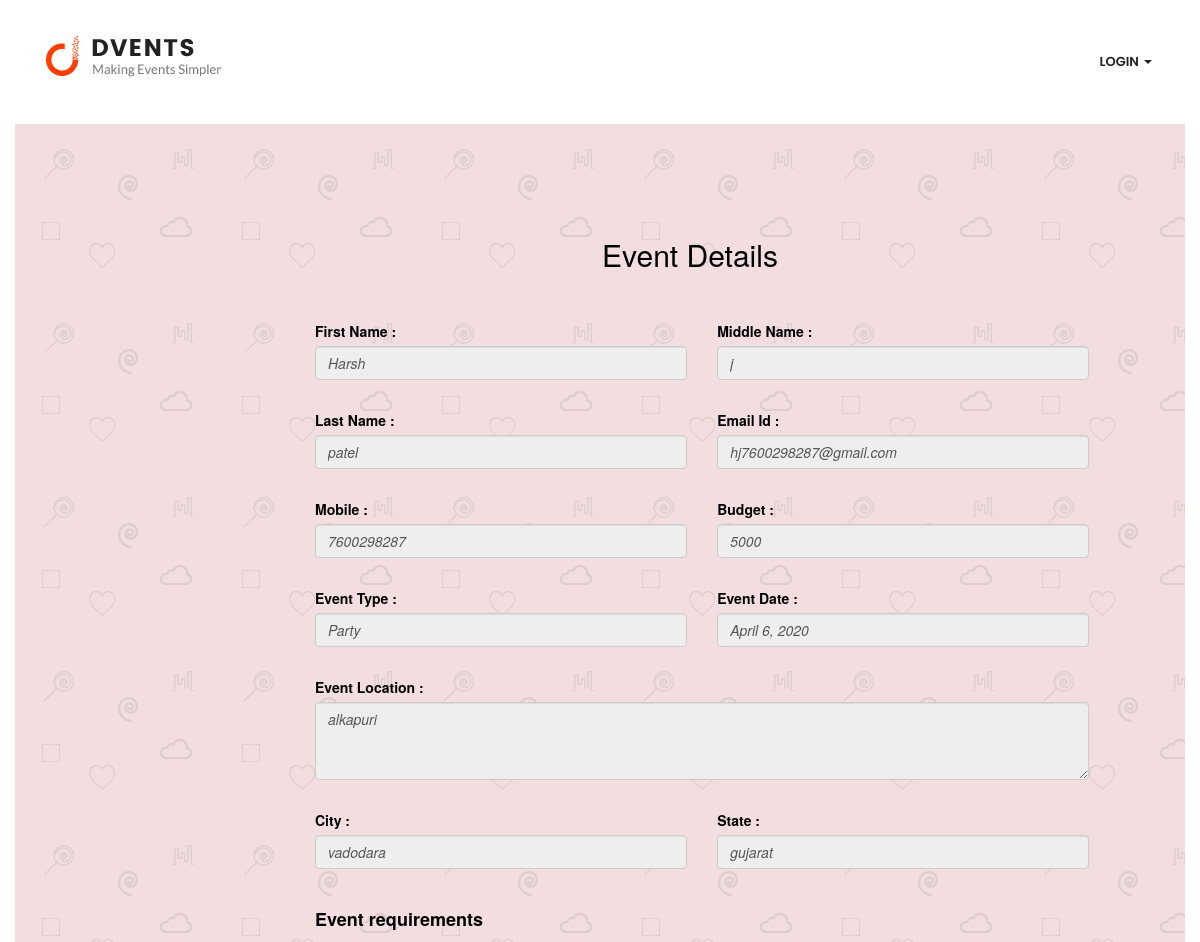
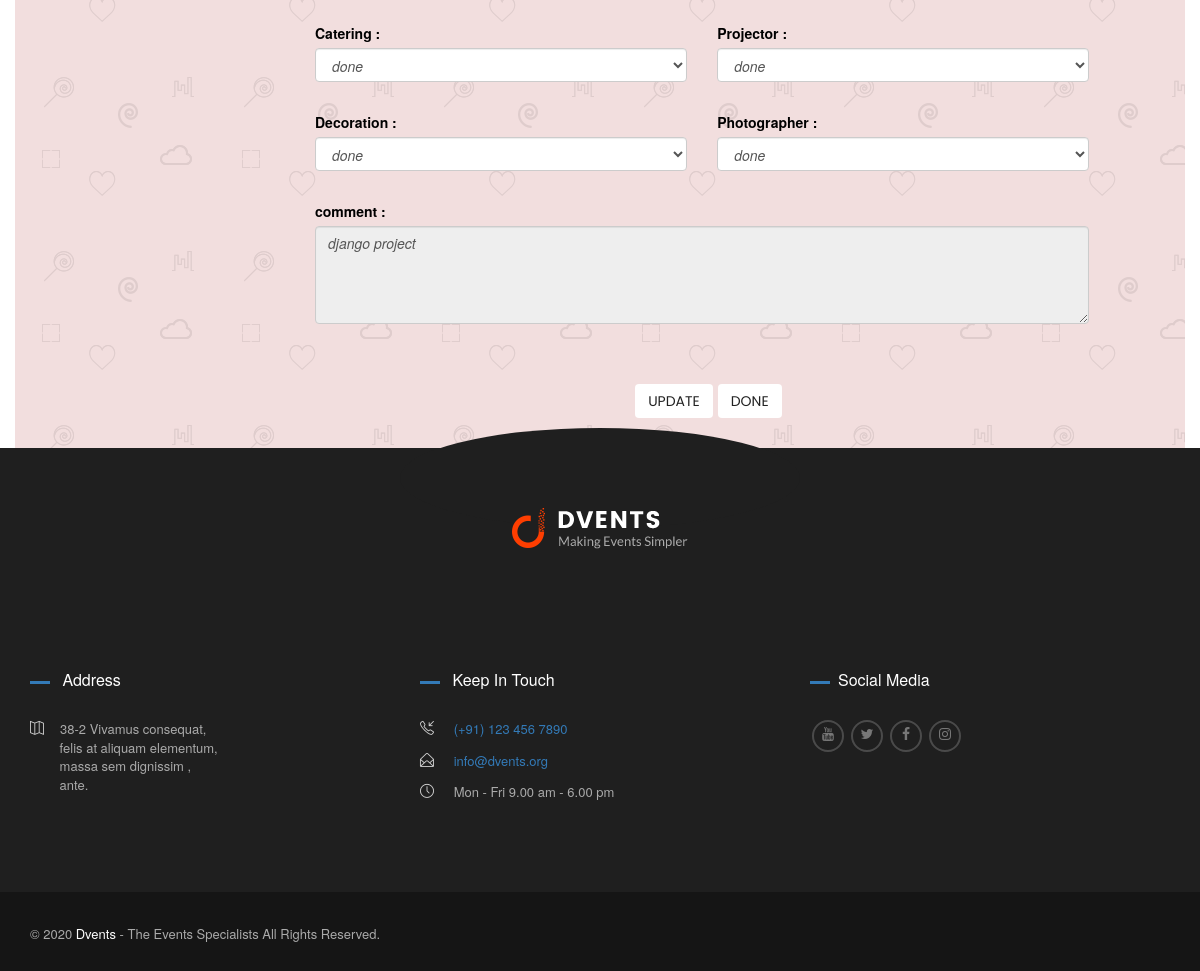
Page /manager-event-view/12 on the committed database (2 pictures, top to bottom).
### events/models.py (models this page shows, shortened)
class EventRegistration(models.Model):
    status = (
    ('not_enroll', 'Not Enroll'),
    ('need_to_work', 'NEED TO WORK'),
    ('in_process', ' IN PROCESS'),
    ('done', 'DONE'),
    )
    Event_Status = (
    ('accepted', 'accepted'),
    ('pending', 'pending'),
    ('reject','reject'),
    ('completed', 'completed'),
    )
    user_id = models.ForeignKey(User, on_delete=models.CASCADE,null=True,related_name='customer')
    manager = models.ForeignKey(User, on_delete=models.CASCADE,null=True,related_name='manager')
    profile_id = models.ForeignKey(Profile,on_delete=models.CASCADE,null=True,related_name='customer_profile')
    manager_profile_id = models.ForeignKey(Profile,on_delete=models.CASCADE,null=True,related_name='manager_profile')
    location = models.CharField(max_length=100,null=True)
    city = models.CharField(max_length=30,null=True)
    state = models.CharField(max_length=30,null=True)
    event_date =  models.DateField(blank=True,null=True)
    budget = models.CharField(max_length=30,null=True)
    event_type = models.CharField(max_length=30,null=True)
    Sound_system = models.CharField(max_length=30,null=True,choices=status)
    Catering = models.CharField(max_length=30,null=True,choices=status)
    Projector = models.CharField(max_length=30,null=True,choices=status)
    Decoration = models.CharField(max_length=30,null=True,choices=status)
    Photographer = models.CharField(max_length=30,null=True,choices=status)
    confirmation = models.CharField(max_length=30,null=True,choices=Event_Status)
    confirmation_date = models.DateField(blank=True,null=True)
    comment = models.CharField(max_length=500,null=True)
    register_date = models.DateField(auto_now=True)
    class Meta:
    	verbose_name_plural = "Event Portal"

### accounts/models.py (models this page shows, shortened)
class Profile(models.Model):
	p_id = models.AutoField(primary_key=True)
	user = models.OneToOneField(User, on_delete=models.CASCADE)
	middle_name = models.CharField(max_length=50, null=True,blank=True)
	mobile = models.CharField(max_length=10, unique=True,null=True,blank=True)
	usertype = models.CharField(blank=True,null=True,max_length=20)

### events/views.py (the view, shortened to what this page needs)
# urls.py: path('manager-event-view/<str:pk>', views.ManagerEventViewForm,name="manager_event_view_form"),
def ManagerEventViewForm(request, pk=None):
	posts = {'events':EventRegistration.objects.filter(id=pk),}
	return render(request, 'events/manager-event-view-form.html',posts)

### template/events/manager-event-view-form.html (shortened to what this page needs)
<!DOCTYPE html>
<html lang="en">
{% load static %}
<head>
<link rel="stylesheet" href="{% static 'events/assets/css/master.css' %}"/>
<link rel="stylesheet" href="https://maxcdn.bootstrapcdn.com/font-awesome/4.7.0/css/font-awesome.min.css">
<link rel="stylesheet" href="https://maxcdn.bootstrapcdn.com/bootstrap/3.3.7/css/bootstrap.min.css">
</head>
  <body>
    <div data-header="sticky" data-header-top="200" data-canvas="container" class="l-theme animated-css">
      <header class="header header-boxed-width header-background-trans header-logo-black header-topbarbox-1-left header-topbarbox-2-right header-navibox-1-left header-navibox-2-right">
        <div class="container container-boxed-width">
          <nav id="nav" class="navbar">
            <div class="container">
              <div class="header-navibox-1">
                <a href="{% url 'home' %}" class="navbar-brand scroll"><img src="{% static 'events/assets/media/general/logo-dark.png' %}" alt="logo" class="scroll-logo hidden-xs"/></a>
              </div>
              {% if user.is_authenticated %}
              <div class="header-navibox-2">
                <ul class="yamm main-menu nav navbar-nav">
                  <li class="dropdown"><a data-toggle="dropdown" class="dropdown-toggle">{{request.user}}<b class="caret"></b></a>
                    <ul role="menu" class="dropdown-menu">
                      <li><a href="{% url 'logout' %}" >Logout</a></li>
                    </ul>
                  </li>
                </ul>
              </div>
              {% else %}
              <div class="header-navibox-2">
                <ul class="yamm main-menu nav navbar-nav">
                  <li class="dropdown"><a  data-toggle="dropdown" class="dropdown-toggle">Login <b class="caret"></b></a>
                  </li>
                </ul>
              </div>
              {% endif %}
            </div>
          </nav>
        </div>
      </header>
      <div class="block-table block-table-md">
        <div class="block-table__cell col-md-12">
          <section data-stellar-background-ratio="0.1" class="section-form-contact section-form-contact_color_white section-texture bg-danger">
            <div class="container">
             <div class="row">
              <h2 class="typography-title" align="middle"><font color="black">Event Details</font></h2>
              <div class="col-md-11 col-md-offset-2 ">
                <br>
                <br>
                {% for post in events %}
                <div class="row">
                  <div class="col-md-9">
                    <form action="{% url 'manager_event_view_form' post.id %}" method="POST" >
                      <div class="row">
                        <div class="col-md-6">
                          <font color="black"><label for="budget">First Name :</label></font>
                          <input type="text" name="fname" value="{{post.user_id.first_name}}" disabled class="form-control"/>
                        </div>
                          <div class="col-md-6">
                            <font color="black"><label for="budget">Middle Name :</label></font>
                          <input type="text" placeholder="fName" value="{{post.profile_id.middle_name}}"disabled class="form-control"/>
                        </div>
                        <div class="col-md-6">
                          <font color="black"><label for="budget">Last Name :</label></font>
                          <input type="text" placeholder="lName" value="{{post.user_id.last_name}}"disabled class="form-control"/>
                        </div>
                        <div class="col-md-6">
                          <font color="black"><label for="budget">Email Id :</label></font>
                          <input type="text" placeholder="Name" value={{post.user_id.email}} disabled class="form-control"/>
                        </div>
                        <div class="col-md-6">
                          <font color="black"><label for="budget">Mobile :</label></font>
                          <input type="text" placeholder="Name" value="{{post.profile_id.mobile}}" disabled class="form-control"/>
                        </div>
                        <div class="col-md-6">
                          <font color="black"><label for="budget">Budget :</label></font>
                          <input type="text" placeholder="Name" value="{{post.budget}}"disabled class="form-control"/>
                        </div>
                        <div class="col-md-6">
                          <font color="black"><label for="budget">Event Type :</label></font>
                          <input type="text" placeholder="Name" value="{{post.event_type}}"disabled class="form-control"/>
                        </div>
                        <div class="col-md-6">
                          <font color="black"><label for="budget">Event Date :</label></font>
                          <input type="text" placeholder="Name" value="{{post.event_date}}"disabled class="form-control"/>
                        </div>
                        <div class="col-md-12">
                          <font color="black"><label for="budget">Event Location :</label></font>
                          <textarea class="form-control" disabled>{{post.location}}</textarea>
                        </div>
                        <div class="col-md-6">
                          <font color="black"><label for="budget">City :</label></font>
                          <input type="text" placeholder="Name" disabled value="{{post.city}}" class="form-control"/>
                        </div>
                        <div class="col-md-6">
                          <font color="black"><label for="budget">State :</label></font>
                          <input type="text"  value="{{post.state}}" disabled class="form-control"/>
                        </div>
                      </div>
                      <font color="black"><label for="budget"><h4><b>Event requirements </b></h4></label></font>
                      <div class="row">
                      <br>
                        {% if post.Catering != 'not_enroll' %}
                        <div class="col-md-6">
                          <font color="black"><label for="Catering">Catering :</label></font>
                       <select class="form-control" name="catering"  id="Catering" required>
                              <option value="{{post.Catering}}">{{post.Catering}}</option>
                            </select>
                        </div>
                        {% endif %}
                        {% if post.Projector != 'not_enroll' %}
                        <div class="col-md-6">
                          <font color="black"><label for="Projector">Projector :</label></font>
                            <select class="form-control" name="projector"  id="Projector" required>
                              <option value="{{post.Projector}}">{{post.Projector}}</option>
                            </select>
                           </div>
                           {% endif %}
                         {% if post.Decoration != 'not_enroll' %}
                        <div class="col-md-6">
                          <font color="black"><label for="Decoration">Decoration :</label></font>
                        <select class="form-control" name="decoration"  id="Decoration" required>
                              <option value="{{post.Decoration}}">{{post.Decoration}}</option>
                            </select>
                        </div>
                        {% endif %}
                         {% if post.Photographer != 'not_enroll' %}
                        <div class="col-md-6">
                          <font color="black"><label for="Photographer">Photographer :</label></font>
                           <select class="form-control" name="photographer"  id="Photographer" required>
                              <option value="{{post.Photographer}}">{{post.Photographer}}</option>
                            </select>
                          </div>
                         {% endif %}
                        <div class="col-md-12">
                          <font color="black"><label for="budget">comment :</label></font>
                          <textarea rows="3" disabled class="form-control" >{{post.comment}}</textarea>
                           </div>
                      </div>
                      <div class="row">
                        <div class=" col-md-offset-5">
                            {% if post.confirmation == 'accepted' %}
                              <button type="submit" name="action" value="update"class="btn">Update</button>
                              <button type="submit" name="action" value="done"class="btn">Done</button>
                            {% else %}
                             <button type="submit" name="action" value="accept"class="btn">Accept</button>
                               <button type="submit"name="action" value="reject" class="btn">Reject</button>
                            {% endif %}
                        </div>
                      </div>
                    </form>
                  </div>
                  </div>
                  {% endfor %}
                </div>
              </div>
          </div>
        </section>
        </div>
      </div>
      <footer class="footer">
        <div class="footer__main">
          <div class="container">
            <div class="row">
              <div class="col-xs-12">
                <div class="text-center"><a href="home.html" class="footer__logo"><img src="{% static 'events/assets/media/general/logo.png' %}" alt="Logo" class="img-responsive"/></a></div>
              </div>
            </div>
            <div class="row">
              <div class="col-md-4">
                <div class="footer-section">
                  <h3 class="footer-section__title ui-title-inner"><i class="ui-decor-2 bg-primary"></i> Address </h3>
                   <div class="footer__contact"><i class="icon icon-map"></i>38-2 Vivamus consequat, <br>&emsp;&emsp; felis at aliquam elementum, <br>&emsp;&emsp; massa sem dignissim , <br>&emsp;&emsp; ante.</div>
                </div>
              </div>
              <div class="col-md-4">
                <section class="footer-section">
                  <h3 class="footer-section__title ui-title-inner"><i class="ui-decor-2 bg-primary"></i> Keep In Touch</h3>
                  <div class="footer__contact"><i class="icon icon-call-in"></i> <a href="tel:+911234567890">(+91) 123 456 7890</div>
                  <div class="footer__contact"><i class="icon icon-envelope-open"></i><a href="mailto:dvents@gmail.com"> info@dvents.org</a></div>
                  <div class="footer__contact"><i class="icon icon-clock"></i> Mon - Fri 9.00 am - 6.00 pm</div>
                </section>
              </div>
              <div class="col-md-4  ">
                <section class="footer-section">
                  <h3 class="footer-section__title ui-title-inner"><i class="ui-decor-2 bg-primary"></i>Social Media</h3>
                  <ul class="social-net list-inline pull-left">
                  <li class="social-net__item"><a href="https://www.youtube.com/" target="_blank"class="social-net__link text-primary_h"><i class="icon fa fa-youtube"></i></a></li>
                  <li class="social-net__item"><a href="https://twitter.com/explore" target="_blank"class="social-net__link text-primary_h"><i class="icon fa fa-twitter"></i></a></li>
                  <li class="social-net__item"><a href="https://www.facebook.com/"target="_blank" class="social-net__link text-primary_h"><i class="icon fa fa-facebook"></i></a></li>
                  <li class="social-net__item"><a href="https://www.instagram.com/" target="_blank"class="social-net__link text-primary_h"><i class="icon fa fa-instagram"></i></a></li>
                </ul>
                </section>
              </div>
            </div>
          </div>
        </div>
        <div class="footer__bottom">
          <div class="container">
            <div class="row">
              <div class="col-xs-12">
                <div class="copyright">© 2020<strong> Dvents</strong> - The Events Specialists All Rights Reserved.</div>
              </div>
            </div>
          </div>
        </div>
      </footer>
    </div>
  </body>
</html>

### rows in the picture
EventRegistration: fname "Harsh", profile_id.middle_name "j", user_id.last_name "patel", user_id.email "hj7600298287@gmail.com", profile_id.mobile "7600298287", budget "5000", event_type "Party", event_date "April 6, 2020", location "alkapuri", city "vadodara", state "gujarat", catering "done", projector "done", decoration "done", photographer "done", comment "django project", confirmation "UPDATE"
